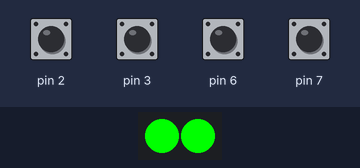
A sketch run on a simulated Arduino Uno, built with avr-gcc and run on an emulated ATmega328P. On the bench: 2 RGB LEDs in strip order, left to right. The test bench sets the inputs (shaded band); at power-on: pin 2, pin 3, pin 6, pin 7 HIGH.

Above: at 4.2 s.
4.3 s: pin 2 pulled LOW for 0.15 s
At 5.5 s:
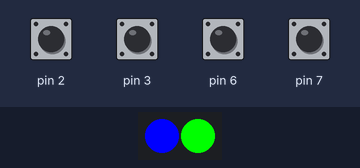
5.9 s: pin 6 pulled LOW for 0.15 s
At 7.1 s:
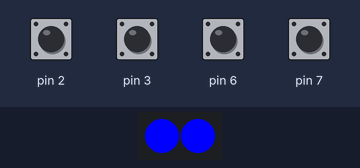
7.5 s: pin 3 pulled LOW for 1 s
At 8.5 s:
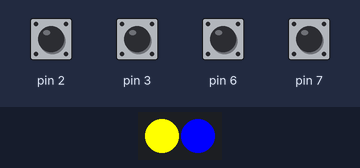
10.0 s: pin 7 pulled LOW for 0.15 s
At 10.4 s:
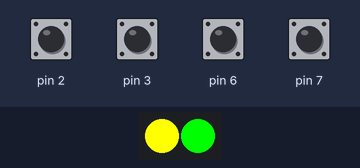
11.6 s: pin 3 pulled LOW for 0.15 s
At 12.5 s:
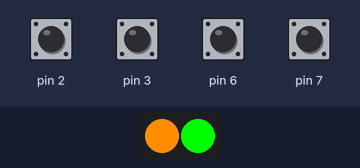
13.2 s: pin 6 pulled LOW for 1 s
At 14.8 s:
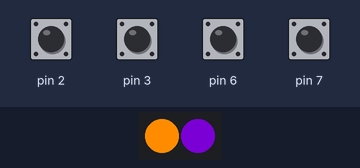
Timing chart, 0 to 16.3 s (numbered marks = the images above; inputs shaded):
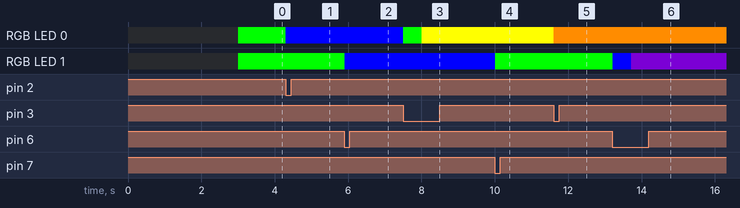

The sketch:

StepUp_Chart_.0.3.ino
```cpp
/**************************************************************************
This is a short sketch to drive a series of APA102 LEDs

We use these LEDs as a behavior charting tool for our kids.

Each LED has 2 buttons the kids push as they Step their behavior up or down
over the day. Rewards are given for ending on the top Step and also for accumulating
a set number of top behavior days.

This was developed based on the examples in the FastLED library repository along
with information on Adafruit.

Please, if you like it - use it - do more - make it better. But link people back
the original code.

http://www.dantodd.com/projects/arduino/StepChart/


**************************************************************************/

#include <FastLED.h>

#define LED_PIN     4
#define CLOCK_PIN   5
#define NUM_LEDS    2
#define BRIGHTNESS  255
#define LED_TYPE    APA102
#define COLOR_ORDER BGR
#define UPDATES_PER_SECOND 100


// setup LED initial levels
int StepLevel_1 = 3;
int StepLevel_2 = 3;
CRGB leds[NUM_LEDS];

// Set up Array with hex values for the following FastLED colors { "Red", "DarkOrange", "Yellow", "Green", "Blue", "Indigo", "DeepPink" }
const float StepColors[7] = { 0xFF0000, 0xFF8C00, 0xFFFF00, 0x00FF00, 0x0000FF, 0x4B0082, 0xFF1493 };

void setup() {
  delay( 3000 ); // power-up safety delay

  // LED setup
  FastLED.addLeds<LED_TYPE, LED_PIN, CLOCK_PIN, COLOR_ORDER>(leds, NUM_LEDS);
  FastLED.setBrightness( BRIGHTNESS );


  // Input switch setup stuff
  pinMode(2,INPUT_PULLUP);
  pinMode(3,INPUT_PULLUP);
  pinMode(6,INPUT_PULLUP);
  pinMode(7,INPUT_PULLUP);

// set initial light
  leds[0] = CRGB(StepColors[StepLevel_1]);
  leds[1] = CRGB(StepColors[StepLevel_2]);
  FastLED.show();

}


void loop()
{

  // Create a variable to record each pushbutton
  int button2_Val = digitalRead(2);
  int button3_Val = digitalRead(3);
  int button6_Val = digitalRead(6);
  int button7_Val = digitalRead(7);


  // setup buttonstate tracking variables
  int debounce2 = digitalRead(2);
  int debounce3 = digitalRead(3);
  int debounce6 = digitalRead(6);
  int debounce7 = digitalRead(7);

  // LED 1 color control

  if (button2_Val == LOW && StepLevel_1 < 6) {
    StepLevel_1++;
    leds[0] = CRGB(StepColors[StepLevel_1]);
    FastLED.show();
    delay(500);

  }


  if (button3_Val == LOW && StepLevel_1 > 0) {
    StepLevel_1-- ;
    leds[0] = CRGB(StepColors[StepLevel_1]);
    FastLED.show();
    delay(500);
  }


// LED 2 color control

  if (button6_Val == LOW && StepLevel_2 < 6) {
    delay(10);
    if (button6_Val == LOW){
      StepLevel_2++ ;
      leds[1] = CRGB(StepColors[StepLevel_2]);
      FastLED.show();
      delay(500);
    }
  }
if (button7_Val == LOW && StepLevel_2 > 0) {
    delay(10);
    if (button7_Val == LOW){
      StepLevel_2-- ;
      leds[1] = CRGB(StepColors[StepLevel_2]);
      FastLED.show();
      delay(500);
    }
  }

}
```

Measured:
- after the input at 4.3 s, RGB LED 0: RGB(0, 255, 0) → RGB(0, 0, 255) at once
- after the input at 5.9 s, RGB LED 1: RGB(0, 255, 0) → RGB(0, 0, 255) at once
- after the input at 7.5 s, RGB LED 0: RGB(0, 0, 255) → RGB(0, 255, 0) at once, → RGB(255, 255, 0) 0.50 s later
- after the input at 10.0 s, RGB LED 1: RGB(0, 0, 255) → RGB(0, 255, 0) at once
- after the input at 11.6 s, RGB LED 0: RGB(255, 255, 0) → RGB(255, 140, 0) at once
- after the input at 13.2 s, RGB LED 1: RGB(0, 255, 0) → RGB(0, 0, 255) at once, → RGB(75, 0, 130) 0.51 s later
